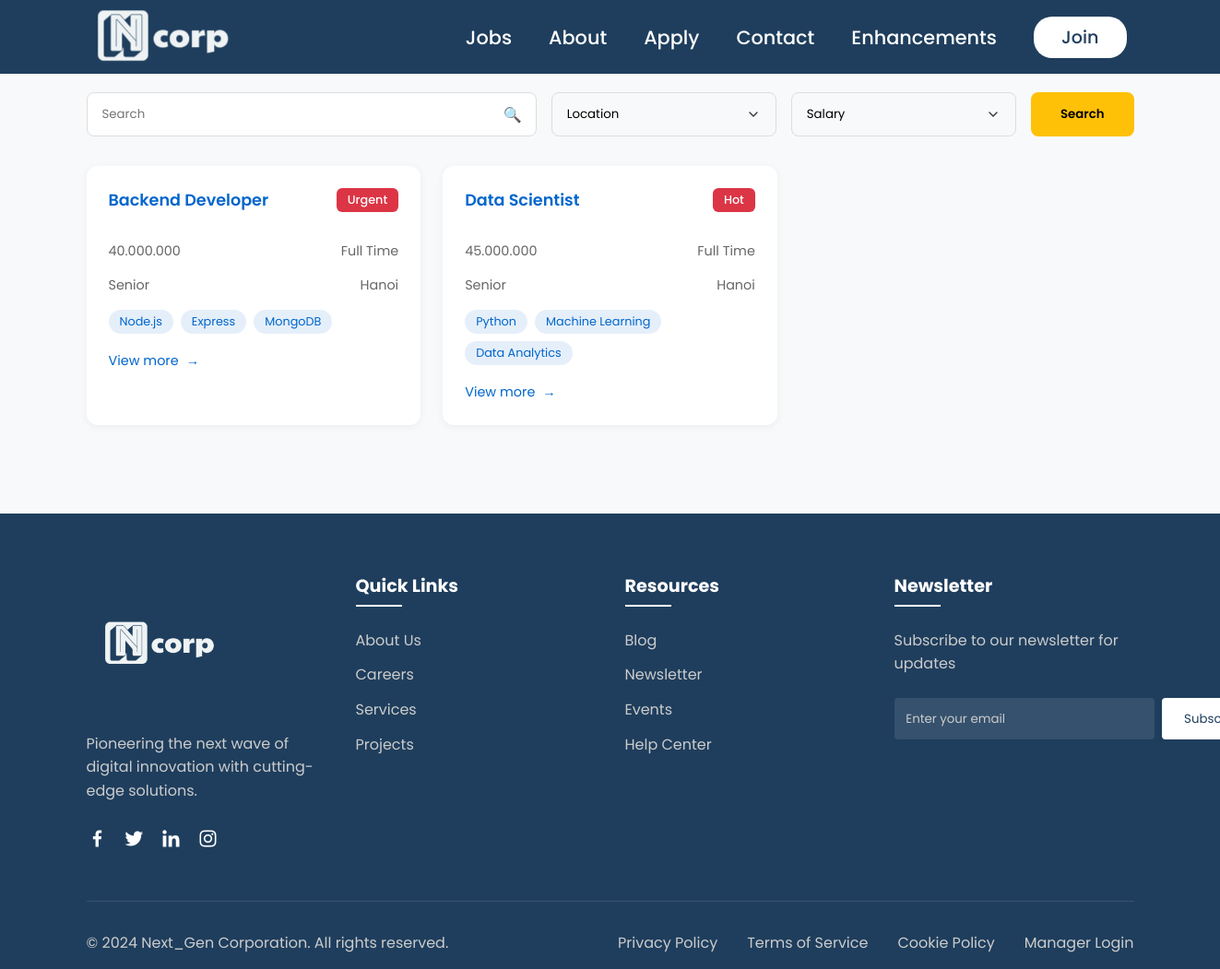
The app's page /jobs.php?location=Hanoi with its own data.
### tables this page shows
CREATE TABLE IF NOT EXISTS `jobs` (
  `id` int NOT NULL AUTO_INCREMENT,
  `title` varchar(255) NOT NULL,
  `tag` varchar(50) DEFAULT NULL,
  `salary` varchar(50) DEFAULT NULL,
  `type` varchar(50) DEFAULT NULL,
  `level` varchar(50) DEFAULT NULL,
  `location` varchar(100) DEFAULT NULL,
  `tags` TEXT DEFAULT NULL,
  `link` varchar(255) DEFAULT NULL,
  `description` text,
  PRIMARY KEY (`id`)
);

### jobs.php (the view, shortened to what this page needs)
<?php
    require("settings.php");
    $conn = new mysqli($host, $user, $pwd, $sql_db);
    $searchKeyword = isset($_GET['search']) ? strtolower(trim($_GET['search'])) : '';
    $filterLocation = isset($_GET['location']) ? $_GET['location'] : '';
    $queryConditions = array();
    $queryParams = array();
    $queryParamTypes = "";
    if ($filterLocation !== "") {
        $queryConditions[] = "location = ?";
        $queryParams[] = $filterLocation;
        $queryParamTypes .= "s";
    }
    $query = "SELECT * FROM jobs";
    if (count($queryConditions) > 0) {
        $query .= " WHERE " . implode(" AND ", $queryConditions);
    }
    $stmt = $conn->prepare($query);
    if (count($queryParams) > 0) {
        $stmt->bind_param($queryParamTypes, ...$queryParams);
    }
    $stmt->execute();
    $result = $stmt->get_result();
?>
<!DOCTYPE html>
<html lang="en">
<head>
    <link rel="stylesheet" href="styles/style.css">
    <link rel="stylesheet" href="styles/style-jobs.css">
    <link href='https://unpkg.com/boxicons@2.1.4/css/boxicons.min.css' rel='stylesheet'>
</head>
<body>
    <?php require("header.inc"); ?>
    <div class="container">
        <form class="search-container" method="GET">
            <div class="search-box">
                <input type="text" name="search" placeholder="Search" value="<?php echo htmlspecialchars($searchKeyword); ?>">
            </div>
            <select name="location">
                <option value="">Location</option>
            </select>
            <select name="salary">
                <option value="">Salary</option>
            </select>
            <button type="submit" class="search-btn">Search</button>
        </form>
        <div class="jobs-grid">
            <?php while ($job = $result->fetch_assoc()): ?>
                <div class="job-card">
                    <div class="job-header">
                        <h3 class="job-title"><?php echo htmlspecialchars($job['title']); ?></h3>
                        <span class="hot-tag"><?php echo htmlspecialchars($job['tag']); ?></span>
                    </div>
                    <div class="job-info">
                        <span><?php echo htmlspecialchars($job['salary']); ?></span>
                        <span><?php echo htmlspecialchars($job['type']); ?></span>
                    </div>
                    <div class="job-info">
                        <span><?php echo htmlspecialchars($job['level']); ?></span>
                        <span><?php echo htmlspecialchars($job['location']); ?></span>
                    </div>
                    <div class="tags">
                        <?php foreach (json_decode($job['tags']) as $tag): ?>
                            <span class="tag"><?php echo htmlspecialchars(trim($tag)); ?></span>
                        <?php endforeach; ?>
                    </div>
                    <a href="job_detail.php?id=<?php echo $job['id']; ?>" class="view-more">View more</a>
                </div>
            <?php endwhile; ?>
        </div>
    </div>
    <?php require("footer.inc"); ?>
</body>
</html>

### styles/style.css (style rules this page uses)
* { margin: 0; padding: 0; box-sizing: border-box; font-family: "Poppins", sans-serif; }
body { position: relative; }
h3 { font-size: 1.2rem; font-weight: 500; padding-bottom: 1rem; text-align: center; }

### styles/style-jobs.css (style rules this page uses)
:root { --primary: #0066CC; --hot: #dc3545; --yellow: #ffc107; }
body { background-color: #f8f9fa; min-height: 100vh; }
.container { max-width: 1200px; margin: 0 auto; padding: 2rem; padding-top: 100px; }
.search-container { display: grid; grid-template-columns: 2fr 1fr 1fr auto; gap: 1rem; margin-bottom: 2rem; animation: slideDown 0.5s ease-out; }
.search-box { position: relative; }
.search-box input { width: 100%; padding: 0.8rem 1rem; padding-right: 2.5rem; border: 1px solid #ddd; border-radius: 8px; transition: all 0.3s ease; }
.search-box::after { content: '🔍'; position: absolute; right: 1rem; top: 50%; transform: translateY(-50%); pointer-events: none; }
select { padding: 0.8rem 1rem; border: 1px solid #ddd; border-radius: 8px; appearance: none; transition: all 0.3s ease; }
.search-btn { padding: 0.8rem 2rem; background: var(--yellow); border: none; border-radius: 8px; font-weight: 600; cursor: pointer; transition: all 0.3s ease; }
.jobs-grid { display: grid; grid-template-columns: repeat(auto-fill, minmax(300px, 1fr)); gap: 1.5rem; }
.job-card { background: white; border-radius: 12px; padding: 1.5rem; box-shadow: 0 2px 10px rgba(0, 0, 0, 0.05); transition: all 0.3s cubic-bezier(0.4, 0, 0.2, 1); animation: fadeIn 0.5s ease-out forwards; opacity: 0; }
.job-header { display: flex; justify-content: space-between; align-items: flex-start; margin-bottom: 1rem; }
.job-title { color: var(--primary); font-size: 1.1rem; font-weight: 600; }
.hot-tag { background: var(--hot); color: white; padding: 0.25rem 0.75rem; border-radius: 6px; font-size: 0.8rem; font-weight: 500; animation: pulse 2s infinite; }
.job-info { display: flex; justify-content: space-between; color: #666; margin-bottom: 1rem; font-size: 0.9rem; }
.tags { display: flex; flex-wrap: wrap; gap: 0.5rem; margin-bottom: 1rem; }
.tag { background: rgba(0, 102, 204, 0.1); color: var(--primary); padding: 0.25rem 0.75rem; border-radius: 999px; font-size: 0.8rem; }
.view-more { color: var(--primary); text-decoration: none; font-size: 0.9rem; display: inline-flex; align-items: center; transition: all 0.3s ease; }
.view-more::after { content: '→'; margin-left: 0.5rem; transition: transform 0.3s ease; }
.job-card { animation-delay: calc(var(--order) * 0.1s); }

### records on screen
jobs: title "Backend Developer", tag "Urgent", salary "40.000.000", type "Full Time", level "Senior", location "Hanoi", tags "Node.js", tags "Express", tags "MongoDB"
jobs: title "Data Scientist", tag "Hot", salary "45.000.000", type "Full Time", level "Senior", location "Hanoi", tags "Python", tags "Machine Learning", tags "Data Analytics"
